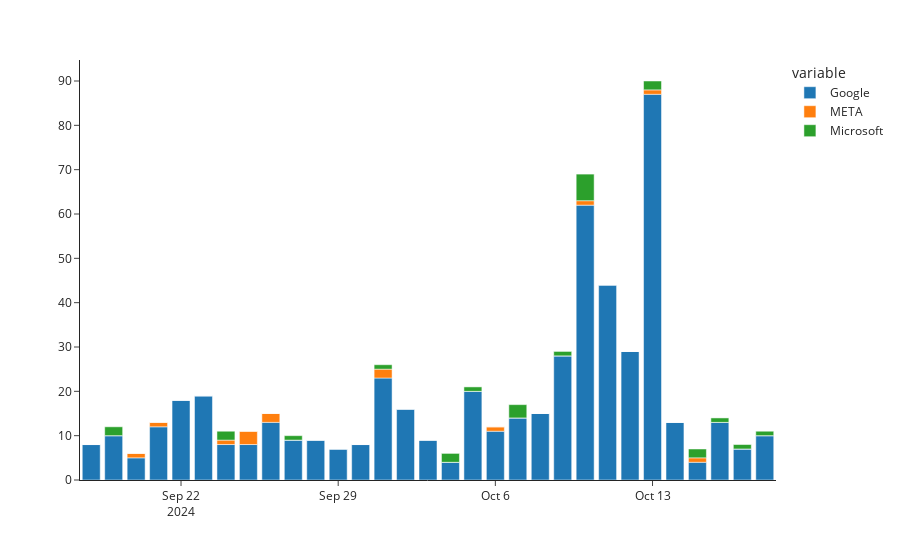

Notebook code cell kept with this figure:
### Code cell
#WITHOUT UNPAID
#Visualize the number of bookings by days by sources

bar = px.bar (pivot_booking_count, x='utc_date', y=['Google', 'META', 'Microsoft'], template = 'simple_white')
bar.update_layout(xaxis_title=None, yaxis_title=None)
bar.show()

### Figure 1 — Plotly figure (JSON) as saved in the notebook; plotly's stock layout.template omitted (floating-point values rounded to 4 significant figures)
{"data": [{"alignmentgroup": "True", "hovertemplate": "variable=Google<br>utc_date=%{x}<br>value=%{y}<extra></extra>", "legendgroup": "Google", "marker": {"color": "#1F77B4", "pattern": {"shape": ""}}, "name": "Google", "offsetgroup": "Google", "orientation": "v", "showlegend": true, "textposition": "auto", "type": "bar", "x": ["2024-09-18", "2024-09-19", "2024-09-20", "2024-09-21", "2024-09-22", "2024-09-23", "2024-09-24", "2024-09-25", "2024-09-26", "2024-09-27", "2024-09-28", "2024-09-29", "2024-09-30", "2024-10-01", "2024-10-02", "2024-10-03", "2024-10-04", "2024-10-05", "2024-10-06", "2024-10-07", "2024-10-08", "2024-10-09", "2024-10-10", "2024-10-11", "2024-10-12", "2024-10-13", "2024-10-14", "2024-10-15", "2024-10-16", "2024-10-17", "2024-10-18"], "xaxis": "x", "y": [8, 10, 5, 12, 18, 19, 8, 8, 13, 9, 9, 7, 8, 23, 16, 9, 4, 20, 11, 14, 15, 28, 62, 44, 29, 87, 13, 4, 13, 7, 10], "yaxis": "y"}, {"alignmentgroup": "True", "hovertemplate": "variable=META<br>utc_date=%{x}<br>value=%{y}<extra></extra>", "legendgroup": "META", "marker": {"color": "#FF7F0E", "pattern": {"shape": ""}}, "name": "META", "offsetgroup": "META", "orientation": "v", "showlegend": true, "textposition": "auto", "type": "bar", "x": ["2024-09-18", "2024-09-19", "2024-09-20", "2024-09-21", "2024-09-22", "2024-09-23", "2024-09-24", "2024-09-25", "2024-09-26", "2024-09-27", "2024-09-28", "2024-09-29", "2024-09-30", "2024-10-01", "2024-10-02", "2024-10-03", "2024-10-04", "2024-10-05", "2024-10-06", "2024-10-07", "2024-10-08", "2024-10-09", "2024-10-10", "2024-10-11", "2024-10-12", "2024-10-13", "2024-10-14", "2024-10-15", "2024-10-16", "2024-10-17", "2024-10-18"], "xaxis": "x", "y": [0, 0, 1, 1, 0, 0, 1, 3, 2, 0, 0, 0, 0, 2, 0, 0, 0, 0, 1, 0, 0, 0, 1, 0, 0, 1, 0, 1, 0, 0, 0], "yaxis": "y"}, {"alignmentgroup": "True", "hovertemplate": "variable=Microsoft<br>utc_date=%{x}<br>value=%{y}<extra></extra>", "legendgroup": "Microsoft", "marker": {"color": "#2CA02C", "pattern": {"shape": ""}}, "name": "Microsoft", "offsetgroup": "Microsoft", "orientation": "v", "showlegend": true, "textposition": "auto", "type": "bar", "x": ["2024-09-18", "2024-09-19", "2024-09-20", "2024-09-21", "2024-09-22", "2024-09-23", "2024-09-24", "2024-09-25", "2024-09-26", "2024-09-27", "2024-09-28", "2024-09-29", "2024-09-30", "2024-10-01", "2024-10-02", "2024-10-03", "2024-10-04", "2024-10-05", "2024-10-06", "2024-10-07", "2024-10-08", "2024-10-09", "2024-10-10", "2024-10-11", "2024-10-12", "2024-10-13", "2024-10-14", "2024-10-15", "2024-10-16", "2024-10-17", "2024-10-18"], "xaxis": "x", "y": [0, 2, 0, 0, 0, 0, 2, 0, 0, 1, 0, 0, 0, 1, 0, 0, 2, 1, 0, 3, 0, 1, 6, 0, 0, 2, 0, 2, 1, 1, 1], "yaxis": "y"}], "layout": {"autosize": true, "barmode": "relative", "legend": {"title": {"text": "variable"}, "tracegroupgap": 0}, "margin": {"t": 60}, "xaxis": {"anchor": "y", "autorange": true, "domain": [0, 1], "range": ["2024-09-17 12:00", "2024-10-18 12:00"], "title": {}, "type": "date"}, "yaxis": {"anchor": "x", "autorange": true, "domain": [0, 1], "range": [0, 94.74], "title": {}, "type": "linear"}}}
